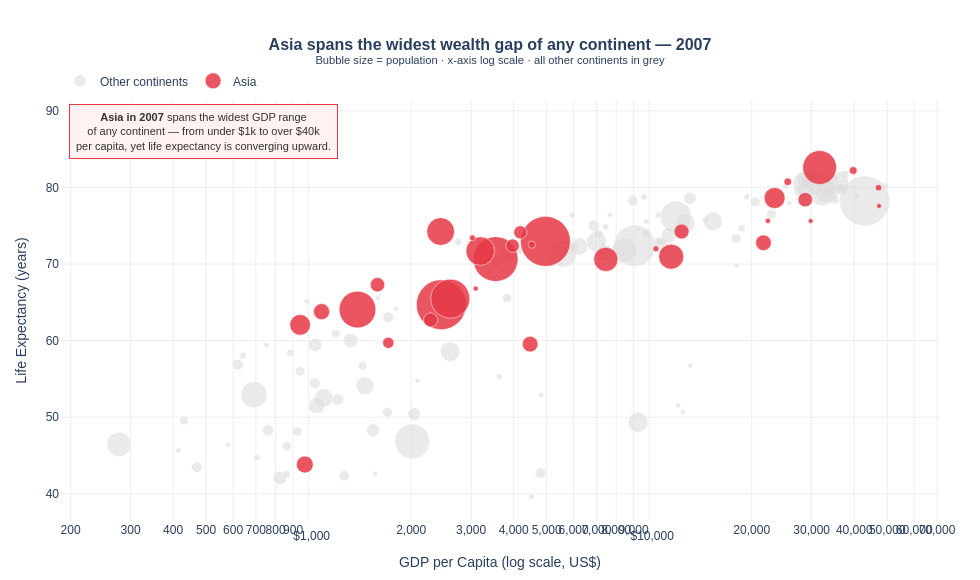

This figure's notebook cell:
### Markdown cell above
## Task 2 — Bubble chart: tell a story

**What to build:** A bubble chart (full 2007 dataset, all countries) where:
- x = GDP per capita (log scale)
- y = life expectancy
- size = population
- colour = ONE continent highlighted (your choice), all others grey
- At least one annotation explaining the highlighted group's story

> This is the grey-and-highlight technique applied to a bubble chart.

### Code cell
# Task 2
# YOUR CODE HERE
import plotly.express as px
import plotly.graph_objects as go

df = px.data.gapminder()

HIGHLIGHT     = 'Asia'
HIGHLIGHT_COLOR = '#E63946'
GREY          = '#DDDDDD'

data_2007 = df[df['year'] == 2007].copy()

# Split into grey (others) and highlighted
others = data_2007[data_2007['continent'] != HIGHLIGHT]
hi     = data_2007[data_2007['continent'] == HIGHLIGHT]

fig = go.Figure()

# ── Grey bubbles first (behind) ───────────────────────────────────────────────
fig.add_trace(go.Scatter(
    x=others['gdpPercap'],
    y=others['lifeExp'],
    mode='markers',
    name='Other continents',
    marker=dict(
        size=others['pop'].apply(lambda p: max(5, min(50, (p / 1_000_000) ** 0.5 * 3))),
        color=GREY,
        opacity=0.6,
        line=dict(width=0.4, color='white')
    ),
    customdata=others[['country', 'continent', 'pop']].values,
    hovertemplate=(
        "<b>%{customdata[0]}</b><br>"
        "Continent: %{customdata[1]}<br>"
        "GDP per capita: $%{x:,.0f}<br>"
        "Life expectancy: %{y:.1f} yrs<br>"
        "Population: %{customdata[2]:,.0f}<extra></extra>"
    )
))

# ── Highlighted continent on top ──────────────────────────────────────────────
fig.add_trace(go.Scatter(
    x=hi['gdpPercap'],
    y=hi['lifeExp'],
    mode='markers',
    name=HIGHLIGHT,
    marker=dict(
        size=hi['pop'].apply(lambda p: max(5, min(50, (p / 1_000_000) ** 0.5 * 3))),
        color=HIGHLIGHT_COLOR,
        opacity=0.85,
        line=dict(width=0.6, color='white')
    ),
    customdata=hi[['country', 'pop']].values,
    hovertemplate=(
        "<b>%{customdata[0]}</b><br>"
        "GDP per capita: $%{x:,.0f}<br>"
        "Life expectancy: %{y:.1f} yrs<br>"
        "Population: %{customdata[1]:,.0f}<extra></extra>"
    )
))

# ── Annotations ───────────────────────────────────────────────────────────────
# Label China and India (the outlier giants)
for country, note in [('China', 'China — massive<br>population, rising GDP'),
                       ('India', 'India — large population,<br>lower GDP per capita'),
                       ('Japan', 'Japan — highest<br>life expectancy in Asia')]:
    row = hi[hi['country'] == country].iloc[0]
    fig.add_annotation(
        x=float(row['gdpPercap']),
        y=float(row['lifeExp']),
        text=f"<b>{country}</b><br><i>{note}</i>" if note else f"<b>{country}</b>",
        showarrow=True,
        arrowhead=2, arrowcolor=HIGHLIGHT_COLOR, arrowwidth=1.5,
        ax=50, ay=-45,
        font=dict(size=10, color=HIGHLIGHT_COLOR),
        bgcolor='rgba(255,255,255,0.8)',
        borderpad=3
    )

# Group annotation
fig.add_annotation(
    x=0.01, y=0.99,
    xref='paper', yref='paper',
    text=(
        "<b>Asia in 2007</b> spans the widest GDP range<br>"
        "of any continent — from under $1k to over $40k<br>"
        "per capita, yet life expectancy is converging upward."
    ),
    showarrow=False,
    xanchor='left', yanchor='top',
    font=dict(size=11, color='#333333'),
    bgcolor='rgba(255,240,240,0.85)',
    bordercolor=HIGHLIGHT_COLOR,
    borderwidth=1, borderpad=6
)

fig.update_layout(
    title=dict(
        text="<b>Asia spans the widest wealth gap of any continent — 2007</b><br>"
             "<sup>Bubble size = population · x-axis log scale · all other continents in grey</sup>",
        font=dict(size=16, family='Arial'),
        x=0.5, xanchor='center'
    ),
    xaxis=dict(
        title='GDP per Capita (log scale, US$)',
        type='log',
        showgrid=True, gridcolor='#EEEEEE',
        tickprefix='$', tickformat=','
    ),
    yaxis=dict(
        title='Life Expectancy (years)',
        showgrid=True, gridcolor='#EEEEEE'
    ),
    legend=dict(
        orientation='h', y=1.08,
        font=dict(size=12)
    ),
    plot_bgcolor='white', paper_bgcolor='white',
    font=dict(family='Arial', size=12),
    margin=dict(l=60, r=40, t=100, b=50),
    height=580, width=980
)


fig.show()

### Figure 1 — Plotly figure (JSON) as saved in the notebook; plotly's stock layout.template omitted (floating-point values rounded to 4 significant figures; data arrays with more than 128 entries replaced by an {"elided": "..."} marker saying what was removed)
{"data": [{"customdata": {"elided": "109x3 mixed values"}, "hovertemplate": "<b>%{customdata[0]}</b><br>Continent: %{customdata[1]}<br>GDP per capita: $%{x:,.0f}<br>Life expectancy: %{y:.1f} yrs<br>Population: %{customdata[2]:,.0f}<extra></extra>", "marker": {"color": "#DDDDDD", "line": {"color": "white", "width": 0.4}, "opacity": 0.6, "size": [5.693, 17.32, 10.57, 19.05, 13.56, 8.591, 9.671, 8.527, 9.059, 6.401, 5.0, 41.35, 8.118, 11.35, 8.69, 12.62, 17.34, 6.271, 9.599, 12.11, 19.95, 5.0, 24.11, 5.849, 6.1, 12.73, 6.359, 10.14, 9.595, 7.015, 5.0, 9.158, 11.13, 26.88, 7.903, 5.0, 6.645, 26.24, 6.866, 23.45, 5.0, 5.0, 27.23, 14.35, 9.816, 10.64, 9.462, 5.0, 8.748, 8.207, 9.466, 5.0, 6.081, 22.88, 5.002, 17.9, 5.0, 5.361, 7.371, 13.13, 10.95, 10.41, 5.425, 5.0, 31.28, 5.0, 17.43, 13.4, 5.0, 12.21, 6.086, 7.147, 10.77, 34.86, 6.454, 5.402, 7.746, 16.06, 18.62, 9.787, 5.957, 5.0, 14.16, 8.93, 5.0, 10.51, 9.558, 7.436, 7.002, 5.0, 9.059, 19.9, 19.08, 19.51, 5.0, 9.016, 8.246, 18.53, 7.163, 5.0, 9.617, 25.31, 16.2, 23.39, 50.0, 5.57, 15.32, 10.28, 10.53]}, "mode": "markers", "name": "Other continents", "type": "scatter", "x": [5937.0, 6223.0, 4797.0, 12780.0, 34440.0, 36130.0, 33690.0, 1441.0, 3822.0, 7446.0, 12570.0, 9066.0, 10680.0, 1217.0, 430.1, 2042.0, 36320.0, 706.0, 1704.0, 13170.0, 7007.0, 986.1, 277.6, 3633.0, 9645.0, 1545.0, 14620.0, 8948.0, 22830.0, 35280.0, 2082.0, 6025.0, 6873.0, 5581.0, 5728.0, 12150.0, 641.4, 690.8, 33210.0, 30470.0, 13210.0, 752.7, 32170.0, 1328.0, 27540.0, 5186.0, 942.7, 579.2, 1202.0, 3548.0, 18010.0, 36180.0, 40680.0, 28570.0, 7321.0, 1463.0, 1569.0, 414.5, 12060.0, 1045.0, 759.3, 1043.0, 1803.0, 10960.0, 11980.0, 9254.0, 3820.0, 823.7, 4811.0, 36800.0, 25190.0, 2749.0, 619.7, 2014.0, 49360.0, 9809.0, 4173.0, 7409.0, 15390.0, 20510.0, 19330.0, 7670.0, 10810.0, 863.1, 1598.0, 1712.0, 9787.0, 862.5, 18680.0, 25770.0, 926.1, 9270.0, 28820.0, 2602.0, 4513.0, 33860.0, 37510.0, 1107.0, 883.0, 18010.0, 7093.0, 8458.0, 1056.0, 33200.0, 42950.0, 10610.0, 11420.0, 1271.0, 469.7], "y": [76.42, 72.3, 42.73, 75.32, 81.23, 79.83, 79.44, 56.73, 65.55, 74.85, 50.73, 72.39, 73.0, 52.3, 49.58, 50.43, 80.65, 44.74, 50.65, 78.55, 72.89, 65.15, 46.46, 55.32, 78.78, 48.33, 75.75, 78.27, 76.49, 78.33, 54.79, 72.23, 74.99, 71.34, 71.88, 51.58, 58.04, 52.95, 79.31, 80.66, 56.73, 59.45, 79.41, 60.02, 79.48, 70.26, 56.01, 46.39, 60.92, 70.2, 73.34, 81.76, 78.89, 80.55, 72.57, 54.11, 42.59, 45.68, 73.95, 59.44, 48.3, 54.47, 64.16, 72.8, 76.19, 74.54, 71.16, 42.08, 52.91, 79.76, 80.2, 72.9, 56.87, 46.86, 80.2, 75.54, 71.75, 71.42, 75.56, 78.1, 78.75, 76.44, 72.48, 46.24, 65.53, 63.06, 74.0, 42.57, 74.66, 77.93, 48.16, 49.34, 80.94, 58.56, 39.61, 80.88, 81.7, 52.52, 58.42, 69.82, 73.92, 71.78, 51.54, 79.42, 78.24, 76.38, 73.75, 42.38, 43.49]}, {"customdata": [["Afghanistan", 31889923], ["Bahrain", 708573], ["Bangladesh", 150448339], ["Cambodia", 14131858], ["China", 1318683096], ["Hong Kong, China", 6980412], ["India", 1110396331], ["Indonesia", 223547000], ["Iran", 69453570], ["Iraq", 27499638], ["Israel", 6426679], ["Japan", 127467972], ["Jordan", 6053193], ["Korea, Dem. Rep.", 23301725], ["Korea, Rep.", 49044790], ["Kuwait", 2505559], ["Lebanon", 3921278], ["Malaysia", 24821286], ["Mongolia", 2874127], ["Myanmar", 47761980], ["Nepal", 28901790], ["Oman", 3204897], ["Pakistan", 169270617], ["Philippines", 91077287], ["Saudi Arabia", 27601038], ["Singapore", 4553009], ["Sri Lanka", 20378239], ["Syria", 19314747], ["Taiwan", 23174294], ["Thailand", 65068149], ["Vietnam", 85262356], ["West Bank and Gaza", 4018332], ["Yemen, Rep.", 22211743]], "hovertemplate": "<b>%{customdata[0]}</b><br>GDP per capita: $%{x:,.0f}<br>Life expectancy: %{y:.1f} yrs<br>Population: %{customdata[1]:,.0f}<extra></extra>", "marker": {"color": "#E63946", "line": {"color": "white", "width": 0.6}, "opacity": 0.85, "size": [16.94, 5.0, 36.8, 11.28, 50.0, 7.926, 50.0, 44.85, 25.0, 15.73, 7.605, 33.87, 7.381, 14.48, 21.01, 5.0, 5.941, 14.95, 5.086, 20.73, 16.13, 5.371, 39.03, 28.63, 15.76, 6.401, 13.54, 13.18, 14.44, 24.2, 27.7, 6.014, 14.14]}, "mode": "markers", "name": "Asia", "type": "scatter", "x": [974.6, 29800.0, 1391.0, 1714.0, 4959.0, 39720.0, 2452.0, 3541.0, 11610.0, 4471.0, 25520.0, 31660.0, 4519.0, 1593.0, 23350.0, 47310.0, 10460.0, 12450.0, 3096.0, 944.0, 1091.0, 22320.0, 2606.0, 3190.0, 21650.0, 47140.0, 3970.0, 4185.0, 28720.0, 7458.0, 2442.0, 3025.0, 2281.0], "y": [43.83, 75.64, 64.06, 59.72, 72.96, 82.21, 64.7, 70.65, 70.96, 59.55, 80.75, 82.6, 72.53, 67.3, 78.62, 77.59, 71.99, 74.24, 66.8, 62.07, 63.78, 75.64, 65.48, 71.69, 72.78, 79.97, 72.4, 74.14, 78.4, 70.62, 74.25, 73.42, 62.7]}], "layout": {"annotations": [{"arrowcolor": "#E63946", "arrowhead": 2, "arrowwidth": 1.5, "ax": 50, "ay": -45, "bgcolor": "rgba(255,255,255,0.8)", "borderpad": 3, "font": {"color": "#E63946", "size": 10}, "showarrow": true, "text": "<b>China</b><br><i>China — massive<br>population, rising GDP</i>", "x": 4959.0, "y": 72.96}, {"arrowcolor": "#E63946", "arrowhead": 2, "arrowwidth": 1.5, "ax": 50, "ay": -45, "bgcolor": "rgba(255,255,255,0.8)", "borderpad": 3, "font": {"color": "#E63946", "size": 10}, "showarrow": true, "text": "<b>India</b><br><i>India — large population,<br>lower GDP per capita</i>", "x": 2452.0, "y": 64.7}, {"arrowcolor": "#E63946", "arrowhead": 2, "arrowwidth": 1.5, "ax": 50, "ay": -45, "bgcolor": "rgba(255,255,255,0.8)", "borderpad": 3, "font": {"color": "#E63946", "size": 10}, "showarrow": true, "text": "<b>Japan</b><br><i>Japan — highest<br>life expectancy in Asia</i>", "x": 31660.0, "y": 82.6}, {"bgcolor": "rgba(255,240,240,0.85)", "bordercolor": "#E63946", "borderpad": 6, "borderwidth": 1, "font": {"color": "#333333", "size": 11}, "showarrow": false, "text": "<b>Asia in 2007</b> spans the widest GDP range<br>of any continent — from under $1k to over $40k<br>per capita, yet life expectancy is converging upward.", "x": 0.01, "xanchor": "left", "xref": "paper", "y": 0.99, "yanchor": "top", "yref": "paper"}], "font": {"family": "Arial", "size": 12}, "height": 580, "legend": {"font": {"size": 12}, "orientation": "h", "y": 1.08}, "margin": {"b": 50, "l": 60, "r": 40, "t": 100}, "paper_bgcolor": "white", "plot_bgcolor": "white", "title": {"font": {"family": "Arial", "size": 16}, "text": "<b>Asia spans the widest wealth gap of any continent — 2007</b><br><sup>Bubble size = population · x-axis log scale · all other continents in grey</sup>", "x": 0.5, "xanchor": "center"}, "width": 980, "xaxis": {"gridcolor": "#EEEEEE", "showgrid": true, "tickformat": ",", "tickprefix": "$", "title": {"text": "GDP per Capita (log scale, US$)"}, "type": "log"}, "yaxis": {"gridcolor": "#EEEEEE", "showgrid": true, "title": {"text": "Life Expectancy (years)"}}}}
